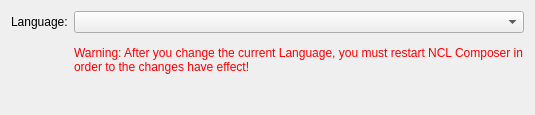
<?xml version="1.0" encoding="UTF-8"?>
<ui version="4.0">
 <class>GeneralPreferences</class>
 <widget class="QWidget" name="GeneralPreferences">
  <property name="geometry">
   <rect>
    <x>0</x>
    <y>0</y>
    <width>535</width>
    <height>115</height>
   </rect>
  </property>
  <property name="windowTitle">
   <string>General Preferences</string>
  </property>
  <layout class="QFormLayout" name="formLayout">
   <property name="fieldGrowthPolicy">
    <enum>QFormLayout::AllNonFixedFieldsGrow</enum>
   </property>
   <item row="4" column="0">
    <widget class="QLabel" name="label">
     <property name="text">
      <string>Language:</string>
     </property>
    </widget>
   </item>
   <item row="4" column="1">
    <widget class="QComboBox" name="comboBox"/>
   </item>
   <item row="5" column="1">
    <widget class="QLabel" name="label_WarningLanguage">
     <property name="styleSheet">
      <string notr="true">color: #FF0000
</string>
     </property>
     <property name="text">
      <string>Warning: After you change the current Language, you must restart NCL Composer in order to the changes have effect!</string>
     </property>
     <property name="wordWrap">
      <bool>true</bool>
     </property>
    </widget>
   </item>
  </layout>
 </widget>
 <resources/>
 <connections/>
</ui>
